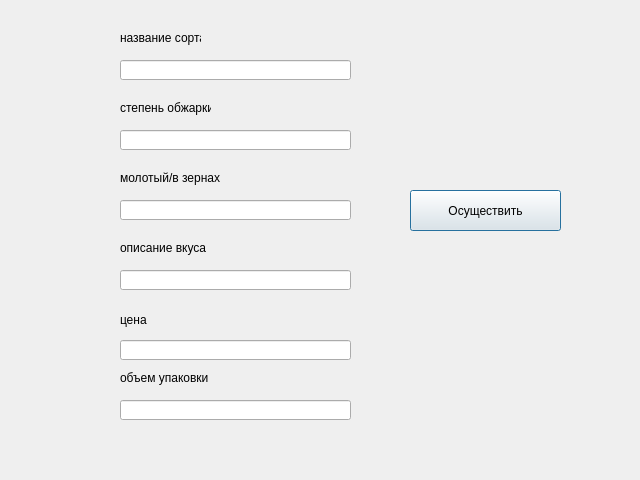
<?xml version="1.0" encoding="UTF-8"?>
<ui version="4.0">
 <class>Dialog</class>
 <widget class="QDialog" name="Dialog">
  <property name="geometry">
   <rect>
    <x>0</x>
    <y>0</y>
    <width>640</width>
    <height>480</height>
   </rect>
  </property>
  <property name="windowTitle">
   <string>Dialog</string>
  </property>
  <widget class="QLineEdit" name="c">
   <property name="geometry">
    <rect>
     <x>120</x>
     <y>270</y>
     <width>231</width>
     <height>20</height>
    </rect>
   </property>
  </widget>
  <widget class="QLineEdit" name="e">
   <property name="geometry">
    <rect>
     <x>120</x>
     <y>200</y>
     <width>231</width>
     <height>20</height>
    </rect>
   </property>
  </widget>
  <widget class="QLabel" name="label_5">
   <property name="geometry">
    <rect>
     <x>120</x>
     <y>310</y>
     <width>91</width>
     <height>20</height>
    </rect>
   </property>
   <property name="text">
    <string>цена</string>
   </property>
  </widget>
  <widget class="QLabel" name="label_6">
   <property name="geometry">
    <rect>
     <x>120</x>
     <y>370</y>
     <width>101</width>
     <height>16</height>
    </rect>
   </property>
   <property name="text">
    <string>объем упаковки</string>
   </property>
  </widget>
  <widget class="QLabel" name="label_3">
   <property name="geometry">
    <rect>
     <x>120</x>
     <y>170</y>
     <width>101</width>
     <height>16</height>
    </rect>
   </property>
   <property name="text">
    <string>молотый/в зернах</string>
   </property>
  </widget>
  <widget class="QLineEdit" name="b">
   <property name="geometry">
    <rect>
     <x>120</x>
     <y>130</y>
     <width>231</width>
     <height>20</height>
    </rect>
   </property>
  </widget>
  <widget class="QLineEdit" name="f">
   <property name="geometry">
    <rect>
     <x>120</x>
     <y>400</y>
     <width>231</width>
     <height>20</height>
    </rect>
   </property>
  </widget>
  <widget class="QLabel" name="label_2">
   <property name="geometry">
    <rect>
     <x>120</x>
     <y>100</y>
     <width>91</width>
     <height>16</height>
    </rect>
   </property>
   <property name="text">
    <string>степень обжарки</string>
   </property>
  </widget>
  <widget class="QPushButton" name="ok_btn">
   <property name="geometry">
    <rect>
     <x>410</x>
     <y>190</y>
     <width>151</width>
     <height>41</height>
    </rect>
   </property>
   <property name="text">
    <string>Осуществить</string>
   </property>
  </widget>
  <widget class="QLineEdit" name="d">
   <property name="geometry">
    <rect>
     <x>120</x>
     <y>340</y>
     <width>231</width>
     <height>20</height>
    </rect>
   </property>
  </widget>
  <widget class="QLabel" name="label">
   <property name="geometry">
    <rect>
     <x>120</x>
     <y>30</y>
     <width>81</width>
     <height>16</height>
    </rect>
   </property>
   <property name="text">
    <string>название сорта</string>
   </property>
  </widget>
  <widget class="QLabel" name="label_4">
   <property name="geometry">
    <rect>
     <x>120</x>
     <y>240</y>
     <width>111</width>
     <height>16</height>
    </rect>
   </property>
   <property name="text">
    <string>описание вкуса</string>
   </property>
  </widget>
  <widget class="QLineEdit" name="a">
   <property name="geometry">
    <rect>
     <x>120</x>
     <y>60</y>
     <width>231</width>
     <height>20</height>
    </rect>
   </property>
  </widget>
 </widget>
 <resources/>
 <connections/>
</ui>
